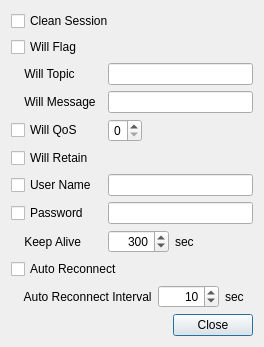
<?xml version="1.0" encoding="UTF-8"?>
<ui version="4.0">
 <class>ConnectOptionDialog</class>
 <widget class="QDialog" name="ConnectOptionDialog">
  <property name="geometry">
   <rect>
    <x>0</x>
    <y>0</y>
    <width>264</width>
    <height>325</height>
   </rect>
  </property>
  <property name="windowTitle">
   <string>Configuration</string>
  </property>
  <layout class="QVBoxLayout" name="verticalLayout">
   <item>
    <widget class="QCheckBox" name="checkBoxCleanSession">
     <property name="text">
      <string>Clean Session</string>
     </property>
    </widget>
   </item>
   <item>
    <widget class="QCheckBox" name="checkBoxWillFlag">
     <property name="text">
      <string>Will Flag</string>
     </property>
    </widget>
   </item>
   <item>
    <layout class="QHBoxLayout" name="horizontalLayout_5">
     <item>
      <widget class="QLabel" name="labelWillTopic">
       <property name="minimumSize">
        <size>
         <width>91</width>
         <height>0</height>
        </size>
       </property>
       <property name="layoutDirection">
        <enum>Qt::LeftToRight</enum>
       </property>
       <property name="autoFillBackground">
        <bool>false</bool>
       </property>
       <property name="text">
        <string>    Will Topic</string>
       </property>
       <property name="scaledContents">
        <bool>false</bool>
       </property>
      </widget>
     </item>
     <item>
      <widget class="QLineEdit" name="lineEditWillTopic"/>
     </item>
    </layout>
   </item>
   <item>
    <layout class="QHBoxLayout" name="horizontalLayout_6">
     <item>
      <widget class="QLabel" name="labelWillMessage">
       <property name="minimumSize">
        <size>
         <width>91</width>
         <height>0</height>
        </size>
       </property>
       <property name="text">
        <string>    Will Message</string>
       </property>
      </widget>
     </item>
     <item>
      <widget class="QLineEdit" name="lineEditWillMessage"/>
     </item>
    </layout>
   </item>
   <item>
    <layout class="QHBoxLayout" name="horizontalLayout">
     <item>
      <widget class="QCheckBox" name="checkBoxWillQoS">
       <property name="minimumSize">
        <size>
         <width>91</width>
         <height>0</height>
        </size>
       </property>
       <property name="autoFillBackground">
        <bool>false</bool>
       </property>
       <property name="text">
        <string>Will QoS</string>
       </property>
       <property name="tristate">
        <bool>false</bool>
       </property>
      </widget>
     </item>
     <item>
      <widget class="QSpinBox" name="spinBoxWillQoS">
       <property name="alignment">
        <set>Qt::AlignRight|Qt::AlignTrailing|Qt::AlignVCenter</set>
       </property>
       <property name="maximum">
        <number>2</number>
       </property>
      </widget>
     </item>
     <item>
      <spacer name="horizontalSpacer">
       <property name="orientation">
        <enum>Qt::Horizontal</enum>
       </property>
       <property name="sizeHint" stdset="0">
        <size>
         <width>40</width>
         <height>20</height>
        </size>
       </property>
      </spacer>
     </item>
    </layout>
   </item>
   <item>
    <widget class="QCheckBox" name="checkBoxWillRetain">
     <property name="text">
      <string>Will Retain</string>
     </property>
    </widget>
   </item>
   <item>
    <layout class="QHBoxLayout" name="horizontalLayout_2" stretch="0,0">
     <item>
      <widget class="QCheckBox" name="checkBoxUserNameFlag">
       <property name="minimumSize">
        <size>
         <width>91</width>
         <height>0</height>
        </size>
       </property>
       <property name="text">
        <string>User Name</string>
       </property>
      </widget>
     </item>
     <item>
      <widget class="QLineEdit" name="lineEditUserName"/>
     </item>
    </layout>
   </item>
   <item>
    <layout class="QHBoxLayout" name="horizontalLayout_3">
     <item>
      <widget class="QCheckBox" name="checkBoxPasswordFlag">
       <property name="minimumSize">
        <size>
         <width>91</width>
         <height>0</height>
        </size>
       </property>
       <property name="text">
        <string>Password</string>
       </property>
      </widget>
     </item>
     <item>
      <widget class="QLineEdit" name="lineEditPassword">
       <property name="echoMode">
        <enum>QLineEdit::Password</enum>
       </property>
      </widget>
     </item>
    </layout>
   </item>
   <item>
    <layout class="QHBoxLayout" name="horizontalLayout_4">
     <item>
      <widget class="QLabel" name="labelKeepAlive">
       <property name="minimumSize">
        <size>
         <width>91</width>
         <height>0</height>
        </size>
       </property>
       <property name="text">
        <string>    Keep Alive</string>
       </property>
      </widget>
     </item>
     <item>
      <widget class="QSpinBox" name="spinBoxKeepAlive">
       <property name="wrapping">
        <bool>false</bool>
       </property>
       <property name="alignment">
        <set>Qt::AlignRight|Qt::AlignTrailing|Qt::AlignVCenter</set>
       </property>
       <property name="suffix">
        <string/>
       </property>
       <property name="prefix">
        <string/>
       </property>
       <property name="minimum">
        <number>1</number>
       </property>
       <property name="maximum">
        <number>65535</number>
       </property>
       <property name="value">
        <number>300</number>
       </property>
      </widget>
     </item>
     <item>
      <widget class="QLabel" name="labelKeepAliveSec">
       <property name="text">
        <string>sec</string>
       </property>
      </widget>
     </item>
     <item>
      <spacer name="horizontalSpacer_4">
       <property name="orientation">
        <enum>Qt::Horizontal</enum>
       </property>
       <property name="sizeHint" stdset="0">
        <size>
         <width>40</width>
         <height>20</height>
        </size>
       </property>
      </spacer>
     </item>
    </layout>
   </item>
   <item>
    <widget class="QCheckBox" name="checkBoxAutoReconnect">
     <property name="text">
      <string>Auto Reconnect</string>
     </property>
    </widget>
   </item>
   <item>
    <layout class="QHBoxLayout" name="horizontalLayout_7">
     <item>
      <widget class="QLabel" name="labelAutoReconnectInterval">
       <property name="text">
        <string>    Auto Reconnect Interval</string>
       </property>
      </widget>
     </item>
     <item>
      <widget class="QSpinBox" name="spinBoxAutoReconnectInterval">
       <property name="alignment">
        <set>Qt::AlignRight|Qt::AlignTrailing|Qt::AlignVCenter</set>
       </property>
       <property name="minimum">
        <number>1</number>
       </property>
       <property name="maximum">
        <number>65535</number>
       </property>
       <property name="value">
        <number>10</number>
       </property>
      </widget>
     </item>
     <item>
      <widget class="QLabel" name="labelAutoReconnectIntervalSec">
       <property name="text">
        <string>sec</string>
       </property>
      </widget>
     </item>
     <item>
      <spacer name="horizontalSpacer_2">
       <property name="orientation">
        <enum>Qt::Horizontal</enum>
       </property>
       <property name="sizeHint" stdset="0">
        <size>
         <width>40</width>
         <height>20</height>
        </size>
       </property>
      </spacer>
     </item>
    </layout>
   </item>
   <item>
    <widget class="QDialogButtonBox" name="buttonBox">
     <property name="orientation">
      <enum>Qt::Horizontal</enum>
     </property>
     <property name="standardButtons">
      <set>QDialogButtonBox::Close</set>
     </property>
    </widget>
   </item>
  </layout>
 </widget>
 <resources/>
 <connections>
  <connection>
   <sender>buttonBox</sender>
   <signal>accepted()</signal>
   <receiver>ConnectOptionDialog</receiver>
   <slot>accept()</slot>
   <hints>
    <hint type="sourcelabel">
     <x>257</x>
     <y>643</y>
    </hint>
    <hint type="destinationlabel">
     <x>157</x>
     <y>274</y>
    </hint>
   </hints>
  </connection>
  <connection>
   <sender>buttonBox</sender>
   <signal>rejected()</signal>
   <receiver>ConnectOptionDialog</receiver>
   <slot>reject()</slot>
   <hints>
    <hint type="sourcelabel">
     <x>269</x>
     <y>643</y>
    </hint>
    <hint type="destinationlabel">
     <x>269</x>
     <y>274</y>
    </hint>
   </hints>
  </connection>
 </connections>
</ui>
